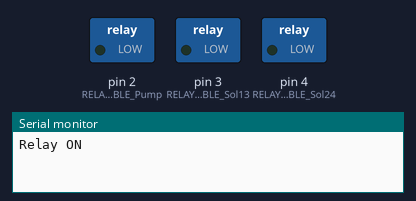
The sketch below on a simulated Arduino Uno, built with avr-gcc and run on an emulated ATmega328P. Shown: switched loads named in the sketch (green lamp = pin HIGH), the last lines printed to the serial monitor.

Above: at 4.0 s.
At 8.5 s:
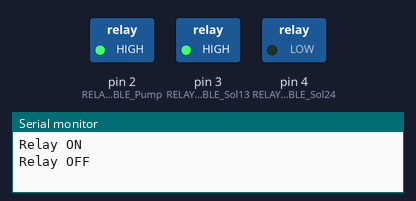
At 13.0 s:
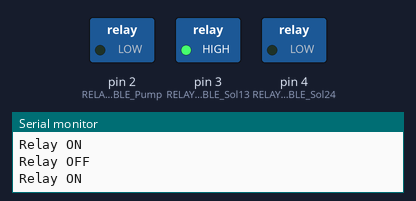
At 17.5 s:
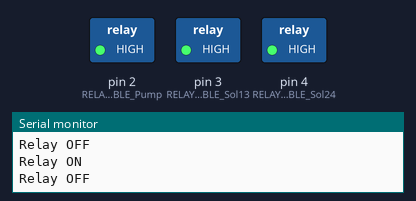
Timing chart, 0 to 23.4 s (numbered marks = the images above):
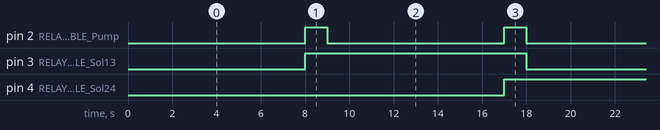

The sketch:

relaytest.ino
```cpp
const int RELAY_ENABLE_Pump = 2;
const int RELAY_ENABLE_Sol13 = 3;
const int RELAY_ENABLE_Sol24 = 4;
void setup() {
  // put your setup code here, to run once:

  pinMode(RELAY_ENABLE_Sol13, OUTPUT);
  pinMode(RELAY_ENABLE_Sol24, OUTPUT);
  pinMode(RELAY_ENABLE_Pump, OUTPUT);

  Serial.begin(9600);

}

void loop() {
  // put your main code here, to run repeatedly:
  Serial.println("Relay ON");
  digitalWrite(RELAY_ENABLE_Sol13, LOW);
  digitalWrite(RELAY_ENABLE_Pump, LOW);
  delay(8000);

  Serial.println("Relay OFF");
  digitalWrite(RELAY_ENABLE_Sol13, HIGH);
  digitalWrite(RELAY_ENABLE_Pump, HIGH);
  delay(1000);

  Serial.println("Relay ON");
  digitalWrite(RELAY_ENABLE_Sol24, LOW);
  digitalWrite(RELAY_ENABLE_Pump, LOW);
  delay(8000);

  Serial.println("Relay OFF");
  digitalWrite(RELAY_ENABLE_Sol24, HIGH);
  digitalWrite(RELAY_ENABLE_Pump, HIGH);
  delay(1000);
}
```

Measured:
- by itself, pin 2 (RELAY_ENABLE_Pump): alternates HIGH for 1.0 s and LOW for 8.0 s
- by itself, pin 3 (RELAY_ENABLE_Sol13), pin 4 (RELAY_ENABLE_Sol24): alternates HIGH for 10.0 s and LOW for 8.0 s
